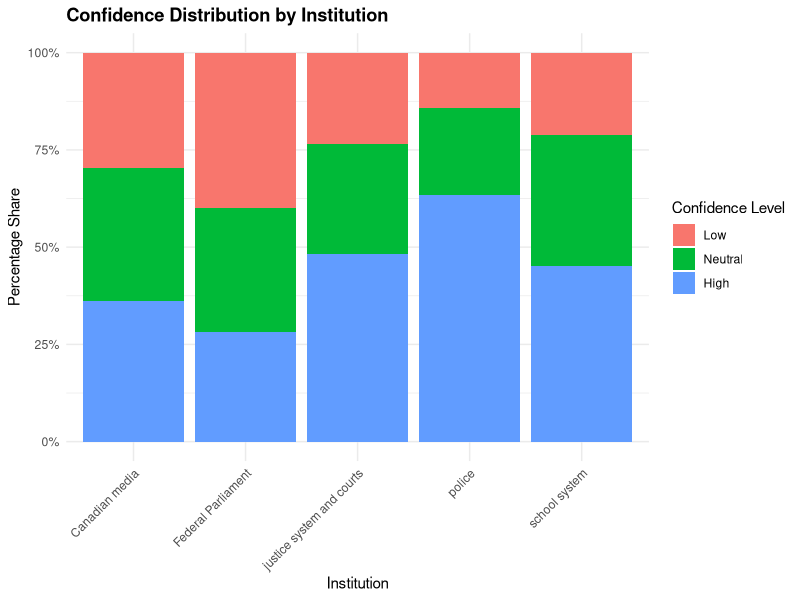
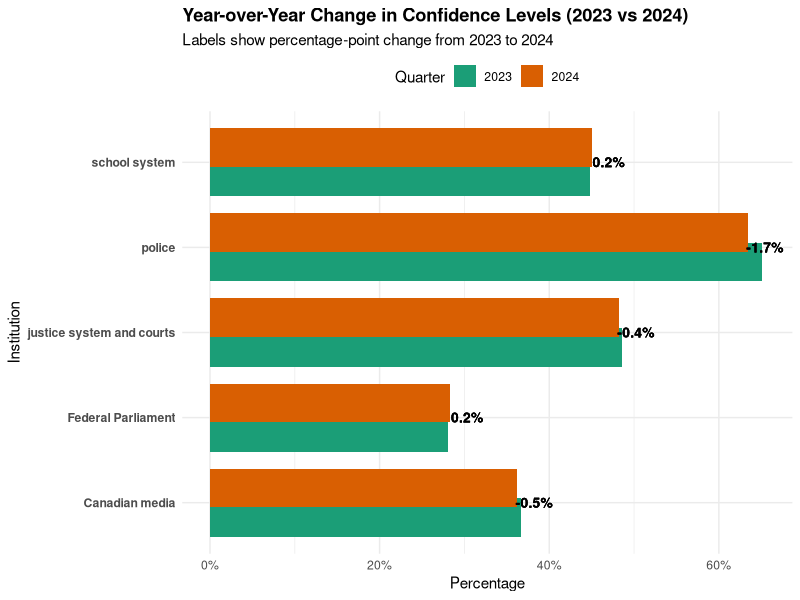
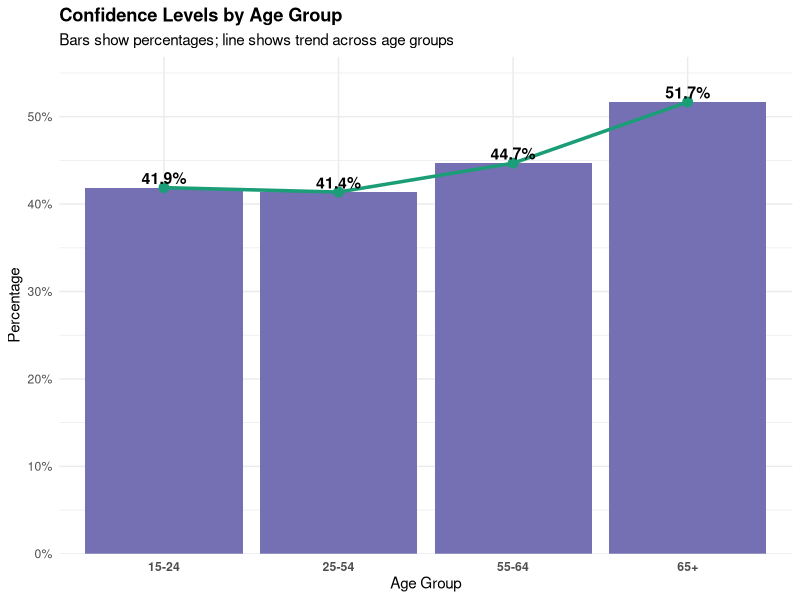
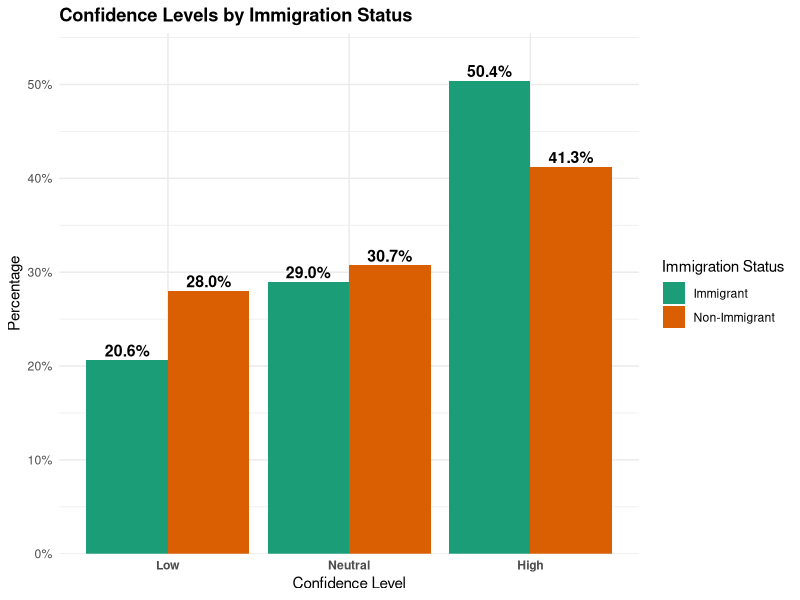
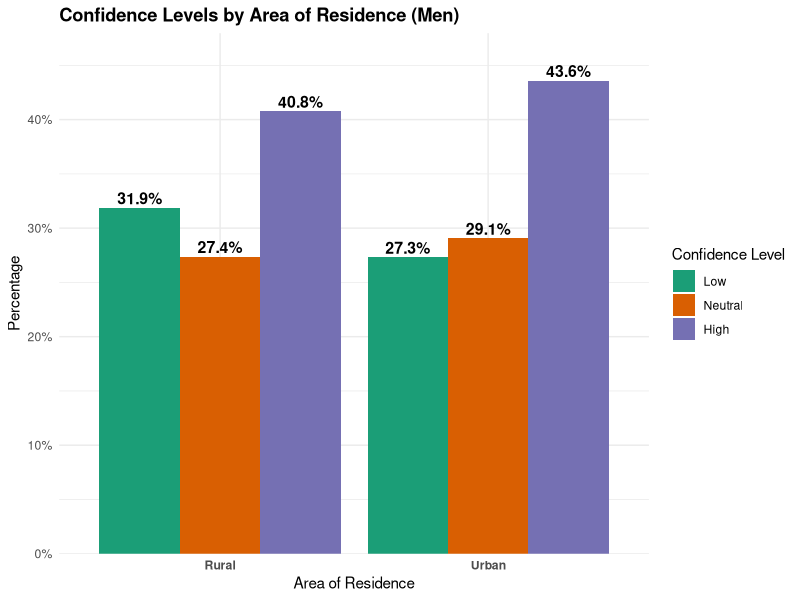
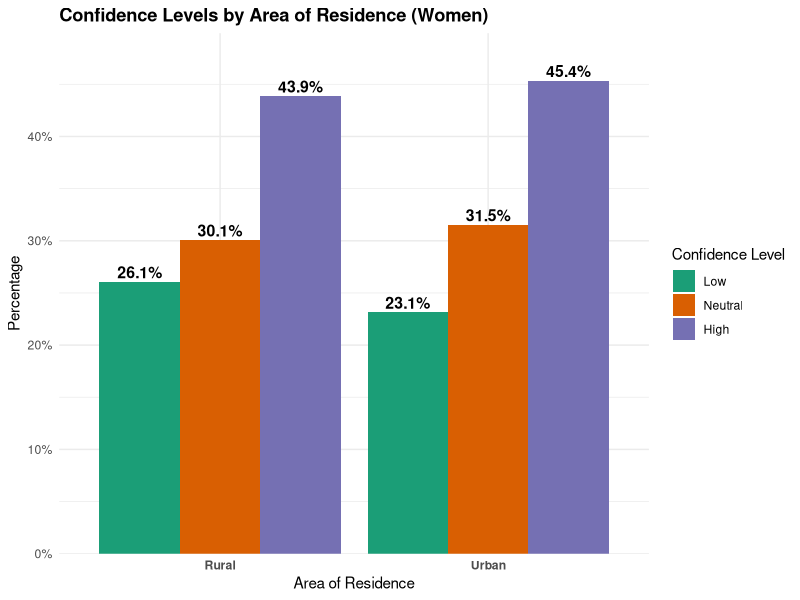

Generate these figures, in order, with R:
#Loading the required packages
library(readr)
library(dplyr)
library(tidyr)
library(tidyverse)
library(ggplot2)

#----------------------------------------------------------------xxx------------------------------------------------------
#Loading the csv file
GG <- read_csv("Good Governance-Confidence in Institutions.csv")
GG
#----------------------------------------------------------------xxx------------------------------------------------------
#Data Cleaning


#Splitting the column "indicators" to "institution" and "confidence_level" to segregate them
conf <- GG %>%
  mutate(
    Institution = str_extract(Indicators, 
                              "Confidence in the .*? rating"),
    Institution = str_replace(Institution, 
                              "Confidence in the ", ""),
    Institution = str_replace(Institution, 
                              " rating", ""),
    
    Confidence_Level = case_when(
      str_detect(Indicators, "1 or 2") ~ "Low",
      str_detect(Indicators, "3") ~ "Neutral",
      str_detect(Indicators, "4 or 5") ~ "High"
    )
  ) %>%
  select(-Indicators)


#Fill all the blanks for Gender and Sociodemographics
conf <- conf %>%
  fill(Gender, .direction = "down") %>%
  fill(Sociodemographic, .direction = "down")


#Removing Dulpicates
conf <- conf %>% distinct()


#Check for missing values
colSums(is.na(conf))


#Reorder of the variables
conf_clean <- conf %>%
  select(Gender, Sociodemographic, Institution, Confidence_Level,
         Q4_2023, Q4_2024)


#Inspect the cleaned tibble
conf_clean

#----------------------------------------------------------------xxx------------------------------------------------------
#Confidence in Institutions

analysis1_data <- conf_clean %>%
  filter(str_detect(Gender, "Total"),
         str_detect(Sociodemographic, "Total")) %>%
  select(Institution, Confidence_Level, Q4_2024) %>%
  mutate(Confidence_Level = factor(Confidence_Level,
                                   levels = c("Low", "Neutral", "High")))
ggplot(analysis1_data,
       aes(x = Institution,
           y = Q4_2024,
           fill = Confidence_Level)) +
  geom_col(position = "fill") +
  scale_y_continuous(labels = scales::percent) +
  labs(
    title = "Confidence Distribution by Institution",
    x = "Institution",
    y = "Percentage Share",
    fill = "Confidence Level"
  ) +
  theme_minimal() +
  theme(
    axis.text.x = element_text(angle = 45, hjust = 1),
    plot.title = element_text(face = "bold")
  )

#----------------------------------------------------------------xxx------------------------------------------------------
#Year-over-Year Change in Confidence

analysis2_data <- conf_clean %>%
  filter(
    Confidence_Level == "High",
    str_detect(Gender, "Total"),
    str_detect(Sociodemographic, "Total")
  ) %>%
  select(Institution, Q4_2023, Q4_2024) %>%
  mutate(
    Q4_2023 = Q4_2023 / 100,
    Q4_2024 = Q4_2024 / 100,
    Change = Q4_2024 - Q4_2023
  ) %>%
  pivot_longer(
    cols = c(Q4_2023, Q4_2024),
    names_to = "Quarter",
    values_to = "Value"
  ) %>%
  mutate(
    Quarter = recode(Quarter,
                     "Q4_2023" = "2023",
                     "Q4_2024" = "2024"),
    Quarter = factor(Quarter, levels = c("2023", "2024"))
  )

# --- Plot ---
ggplot(analysis2_data,
       aes(x = Institution,
           y = Value,
           fill = Quarter)) +
  geom_col(position = position_dodge(width = 0.7)) +
  
  # Add change labels ONLY for 2024 bars
  geom_text(
    data = analysis2_data %>% filter(Quarter == "2024"),
    aes(label = scales::percent(Change, accuracy = 0.1),
        y = Value + 0.02),   # slight nudge to the right
    position = position_dodge(width = 0.7),
    size = 3.5,
    fontface = "bold"
  ) +
  
  coord_flip() +
  scale_y_continuous(labels = scales::percent) +
  scale_fill_manual(values = c(
    "2023" = "#1B9E77",   # teal
    "2024" = "#D95F02"    # orange
  )) +
  labs(
    title = "Year-over-Year Change in Confidence Levels (2023 vs 2024)",
    subtitle = "Labels show percentage-point change from 2023 to 2024",
    x = "Institution",
    y = "Percentage",
    fill = "Quarter"
  ) +
  theme_minimal() +
  theme(
    plot.title = element_text(face = "bold"),
    plot.subtitle = element_text(),
    axis.text.y = element_text(face = "bold"),
    legend.position = "top"
  )


#----------------------------------------------------------------xxx------------------------------------------------------
# Confidence across Age

analysis3_age <- conf_clean %>%
  filter(
    Confidence_Level == "High",
    str_detect(Gender, "Total"),
    str_detect(Sociodemographic, "\\d"),      # keeps age groups
    !str_detect(Sociodemographic, "Total")    # removes total age categories
  ) %>%
  mutate(
    Age_Group = Sociodemographic,
    Q4_2024 = Q4_2024 / 100                   # convert to proportion
  ) %>%
  group_by(Age_Group) %>%                     # <-- KEY FIX
  summarise(
    High_Conf = mean(Q4_2024, na.rm = TRUE)   # one value per age group
  ) %>%
  ungroup()

analysis3_age <- analysis3_age %>%
  mutate(
    Age_Group = case_when(
      Age_Group == "15 to 24 years" ~ "15-24",
      Age_Group == "25 to 54 years" ~ "25-54",
      Age_Group == "55 to 64 years" ~ "55-64",
      Age_Group == "65 years and over" ~ "65+",
      TRUE ~ Age_Group
    )
  )


ggplot(analysis3_age,
       aes(x = Age_Group,
           y = High_Conf,
           group = 1)) +                      # ensures ONE line
  geom_col(fill = "#7570B3") +
  
  # Trend line connecting bar tops
  geom_line(color = "#1B9E77", size = 1.2) +
  geom_point(color = "#1B9E77", size = 3) +
  
  # Labels on top of bars
  geom_text(
    aes(label = scales::percent(High_Conf, accuracy = 0.1)),
    vjust = -0.3,
    size = 4,
    fontface = "bold"
  ) +
  
  scale_y_continuous(
    labels = scales::percent,
    expand = expansion(mult = c(0, 0.1))
  ) +
  labs(
    title = "Confidence Levels by Age Group",
    subtitle = "Bars show percentages; line shows trend across age groups",
    x = "Age Group",
    y = "Percentage"
  ) +
  theme_minimal() +
  theme(
    plot.title = element_text(face = "bold"),
    axis.text.x = element_text(face = "bold", vjust = 0.5)
  )

#----------------------------------------------------------------
# Confidence Level between the Immigration groups

analysis_imm <- conf_clean %>%
  filter(
    str_detect(Gender, "Total"),
    Confidence_Level %in% c("Low", "Neutral", "High"),
    str_detect(Sociodemographic, "Immigr") | str_detect(Sociodemographic, "Non")
  ) %>%
  mutate(
    Immigration_Status = case_when(
      str_detect(Sociodemographic, "Non") ~ "Non-Immigrant",
      str_detect(Sociodemographic, "Immigr") ~ "Immigrant"
    ),
    Q4_2024 = Q4_2024 / 100
  ) %>%
  group_by(Immigration_Status, Confidence_Level) %>%   # <-- KEY FIX
  summarise(
    Value = mean(Q4_2024, na.rm = TRUE)               # one value per bar
  ) %>%
  ungroup()

# Order confidence levels
analysis_imm$Confidence_Level <- factor(
  analysis_imm$Confidence_Level,
  levels = c("Low", "Neutral", "High")
)

ggplot(analysis_imm,
       aes(x = Confidence_Level,
           y = Value,
           fill = Immigration_Status)) +
  geom_col(position = position_dodge(width = 0.9)) +
  
  # One label per bar
  geom_text(
    aes(label = scales::percent(Value, accuracy = 0.1)),
    position = position_dodge(width = 0.9),
    vjust = -0.3,
    size = 4,
    fontface = "bold"
  ) +
  
  scale_y_continuous(
    labels = scales::percent,
    expand = expansion(mult = c(0, 0.1))
  ) +
  
  # Your project palette
  scale_fill_manual(values = c(
    "Immigrant" = "#1B9E77",
    "Non-Immigrant" = "#D95F02"
  )) +
  
  labs(
    title = "Confidence Levels by Immigration Status",
    x = "Confidence Level",
    y = "Percentage",
    fill = "Immigration Status"
  ) +
  
  theme_minimal() +
  theme(
    plot.title = element_text(face = "bold"),
    axis.text.x = element_text(face = "bold")
  )

#----------------------------------------------------------------
#Confidence by Age and Area of Residence 

# --- Data Prep ---
analysis_gender_area <- conf_clean %>%
  filter(
    Confidence_Level %in% c("Low", "Neutral", "High"),
    str_detect(Gender, "Men|Women"),
    str_detect(Sociodemographic, "Urban|Rural")
  ) %>%
  mutate(
    Gender = ifelse(str_detect(Gender, "Men"), "Men", "Women"),
    Area = ifelse(str_detect(Sociodemographic, "Urban"), "Urban", "Rural"),
    Q4_2024 = Q4_2024 / 100
  ) %>%
  group_by(Gender, Area, Confidence_Level) %>%     # <-- KEY: one row per bar
  summarise(
    Value = mean(Q4_2024, na.rm = TRUE)
  ) %>%
  ungroup()

# Order confidence levels
analysis_gender_area$Confidence_Level <- factor(
  analysis_gender_area$Confidence_Level,
  levels = c("Low", "Neutral", "High")
)

# --- Function to generate each chart ---
plot_gender_area <- function(gender_name) {
  
  df <- analysis_gender_area %>% filter(Gender == gender_name)
  
  ggplot(df,
         aes(x = Area,
             y = Value,
             fill = Confidence_Level)) +
    geom_col(position = position_dodge(width = 0.9)) +
    
    # Labels
    geom_text(
      aes(label = scales::percent(Value, accuracy = 0.1)),
      position = position_dodge(width = 0.9),
      vjust = -0.3,
      size = 4,
      fontface = "bold"
    ) +
    
    scale_y_continuous(
      labels = scales::percent,
      expand = expansion(mult = c(0, 0.1))
    ) +
    
    # Consistent palette
    scale_fill_manual(values = c(
      "Low" = "#1B9E77",
      "Neutral" = "#D95F02",
      "High" = "#7570B3"
    )) +
    
    labs(
      title = paste("Confidence Levels by Area of Residence (", gender_name, ")", sep = ""),
      x = "Area of Residence",
      y = "Percentage",
      fill = "Confidence Level"
    ) +
    
    theme_minimal() +
    theme(
      plot.title = element_text(face = "bold"),
      axis.text.x = element_text(face = "bold")
    )
}

# --- Generate the two charts ---
plot_gender_area("Men")
plot_gender_area("Women")
